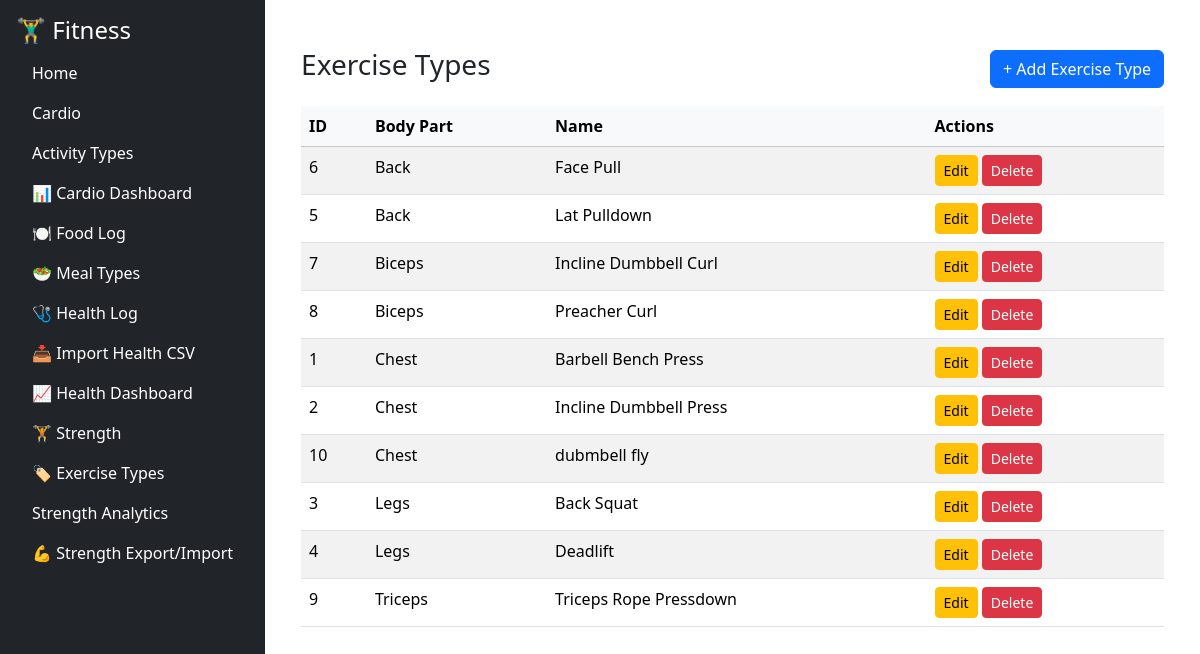
The app's page /strength/exercise_types with its own data.
### tables this page shows
CREATE TABLE exercise_types (
        id INTEGER PRIMARY KEY AUTOINCREMENT,
        name TEXT NOT NULL UNIQUE,
        body_part TEXT
    );

### fitness/strength/routes/strength_routes.py (the view)
@strength_bp.route('/exercise_types')
def exercise_types():
    conn = get_connection()
    types = conn.execute("SELECT * FROM exercise_types ORDER BY body_part, name").fetchall()
    conn.close()
    return render_template('exercise_types_list.html', types=types)

### fitness/db/db.py (called while the page is built)
def get_connection():
    conn = sqlite3.connect(DB_PATH)
    conn.row_factory = sqlite3.Row
    return conn

### fitness/strength/templates/exercise_types_list.html
{% extends "base.html" %}
{% block content %}
<div class="container mt-4">
  <div class="d-flex justify-content-between align-items-center mb-3">
    <h3>Exercise Types</h3>
    <a href="{{ url_for('strength_bp.add_exercise_type') }}" class="btn btn-primary">+ Add Exercise Type</a>
  </div>
  <table class="table table-striped">
    <thead class="table-light">
      <tr><th class="sortable">ID</th><th class="sortable">Body Part</th><th class="sortable">Name</th><th>Actions</th></tr>
    </thead>
    <tbody>
      {% for t in types %}
      <tr>
        <td>{{ t['id'] }}</td>
        <td>{{ t['body_part'] or '' }}</td>
        <td>{{ t['name'] }}</td>
        <td>
          <a href="{{ url_for('strength_bp.edit_exercise_type', id=t['id']) }}" class="btn btn-sm btn-warning">Edit</a>
          <a href="{{ url_for('strength_bp.delete_exercise_type', id=t['id']) }}" class="btn btn-sm btn-danger"
             onclick="return confirm('Delete this exercise type?')">Delete</a>
        </td>
      </tr>
      {% endfor %}
    </tbody>
  </table>
</div>
{% endblock %}

### fitness/templates/base.html (style rules this page uses)
th.sortable { user-select: none; }

### records on screen
exercise_types: id "6", body_part "Back", name "Face Pull"
exercise_types: id "5", body_part "Back", name "Lat Pulldown"
exercise_types: id "7", body_part "Biceps", name "Incline Dumbbell Curl"
exercise_types: id "8", body_part "Biceps", name "Preacher Curl"
exercise_types: id "1", body_part "Chest", name "Barbell Bench Press"
exercise_types: id "2", body_part "Chest", name "Incline Dumbbell Press"
exercise_types: id "10", body_part "Chest", name "dubmbell fly"
exercise_types: id "3", body_part "Legs", name "Back Squat"
exercise_types: id "4", body_part "Legs", name "Deadlift"
exercise_types: id "9", body_part "Triceps", name "Triceps Rope Pressdown"
